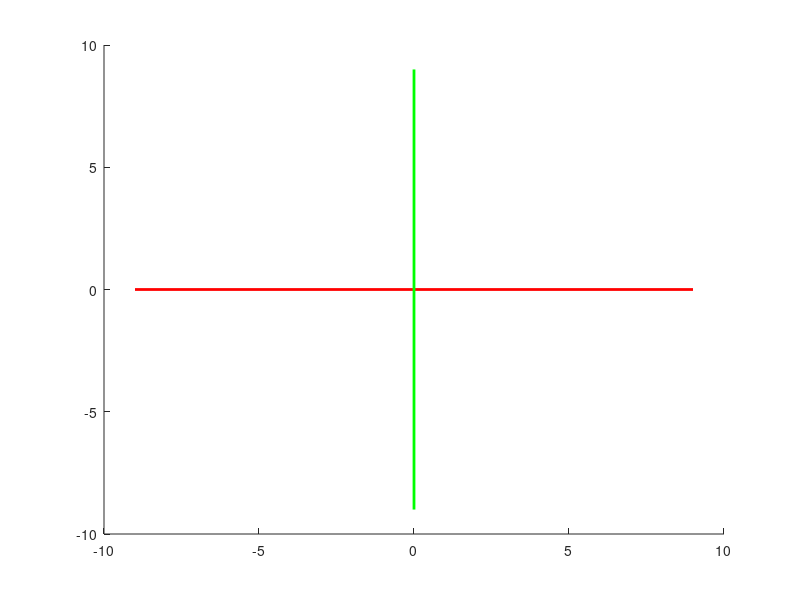

Write MATLAB code to recreate this figure.
function printAxis()
line([-9 9],[0 0],[0 0],'color',[1 0 0],'linewidth',2);   
line([0 0],[-9 9],[0 0],'color',[0 1 0],'linewidth',2);
line([0 0],[0 0],[-9 9],'color',[0 0 1],'linewidth',2);   
end